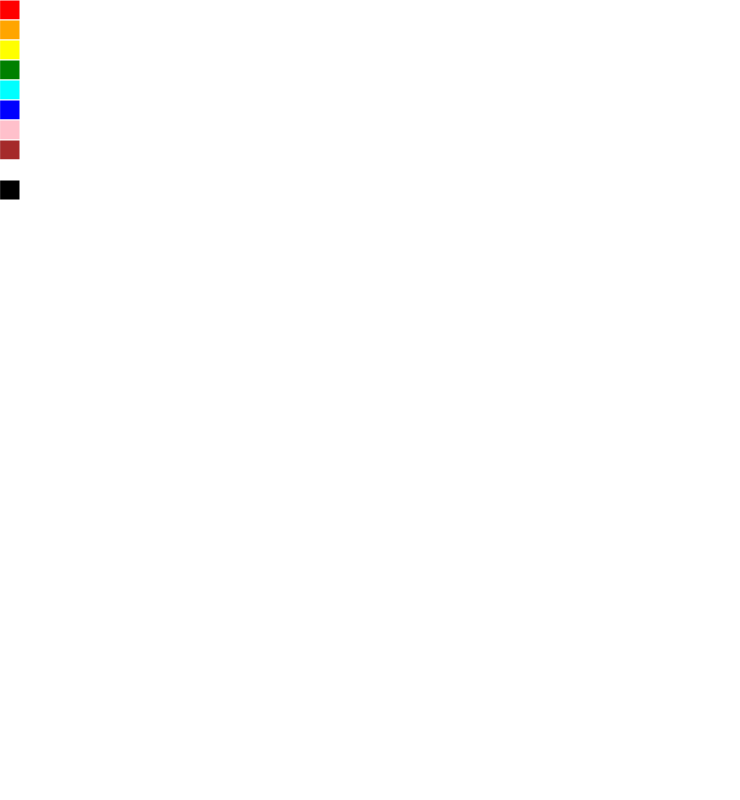
Frame 1 (no input)
Frame 60 (no input): identical to frame 1, image omitted
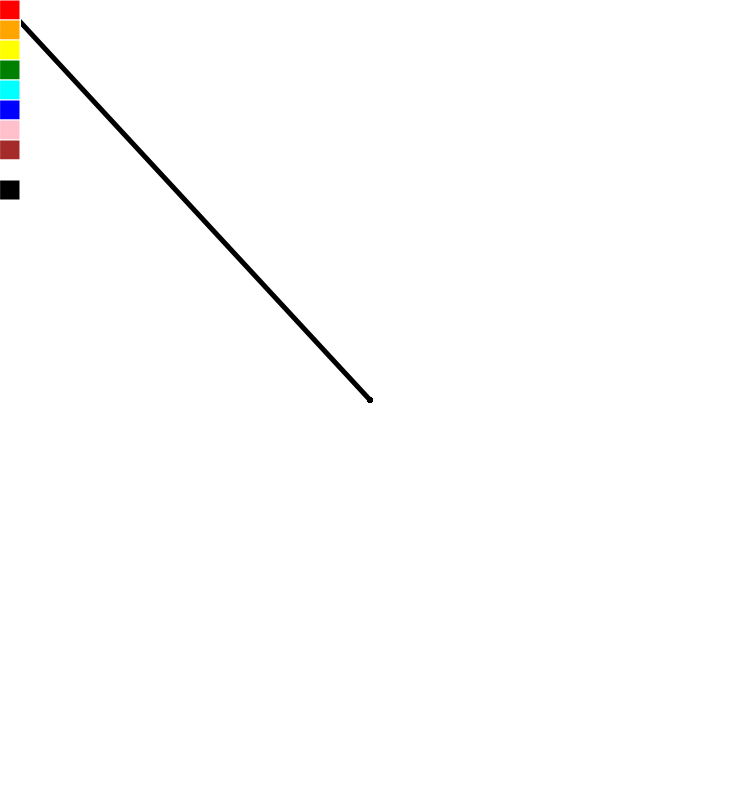
Frame 120 (the mouse pressed at the canvas centre since frame 60)

The p5.js sketch that drew these frames (run headless with seeded random() and noise() and a simulated clock; from frame 60 on, the mouse is pressed at the canvas centre):

// p5.js sketch
// ── sketch.js
var colour = ('black');
var click = false;
function setup() 
{
  createCanvas(740, 800);
  background(255, 255, 255);
}
function clicked()
{
	if(mouseIsPressed) { click = true; }
	else { click = false; }
	return false;
}
function draw() 
{
  stroke(255, 255 , 255);
	strokeWeight(1);
  fill('red');
  rect(0, 0, 20, 20);
  if (mouseY <= 20 && mouseY >= 0 && mouseX <= 20 && mouseX >= 0 && click == true) { colour = ('red'); }
  fill('orange');
  rect(0, 20, 20, 20);
  if (mouseY <= 40 && mouseY >= 20 && mouseX <= 20 && mouseX >= 0 && click == true) { colour = ('orange'); }
  fill('yellow');
  rect(0, 40, 20, 20);
  if (mouseY <= 60 && mouseY >= 40 && mouseX <= 20 && mouseX >= 0 && click == true) { colour = ('yellow'); }
  fill('green');
  rect(0, 60, 20, 20);
  if (mouseY <= 80 && mouseY >= 60 && mouseX <= 20 && mouseX >= 0 && click == true) { colour = ('green'); }
  fill('cyan');
  rect(0, 80, 20, 20);
  if (mouseY <= 100 && mouseY >= 80 && mouseX <= 20 && mouseX >= 0 && click == true) { colour = ('cyan'); }
  fill('blue');
  rect(0, 100, 20, 20);
  if (mouseY <= 120 && mouseY >= 100 && mouseX <= 20 && mouseX >= 0 && click == true) { colour = ('blue'); }
  fill('pink');
  rect(0, 120, 20, 20);
  if (mouseY <= 140 && mouseY >= 120 && mouseX <= 20 && mouseX >= 0 && click == true) { colour = ('pink'); }
  fill('brown');
  rect(0, 140, 20, 20);
  if (mouseY <= 160 && mouseY >= 140 && mouseX <= 20 && mouseX >= 0 && click == true) { colour = ('brown'); }
  fill('white');
  rect(0, 160, 20, 20);
  if (mouseY <= 180 && mouseY >= 160 && mouseX <= 20 && mouseX >= 0 && click == true) { colour = ('white'); }
  fill('black');
  rect(0, 180, 20, 20);
  if (mouseY <= 200 && mouseY >= 180 && mouseX <= 20 && mouseX >= 0 && click == true) { colour = ('black'); }
  if (mouseIsPressed) 
  {
		stroke(colour);
		strokeWeight(5);
    line(pmouseX, pmouseY, mouseX, mouseY); 
  }
	clicked();
}
